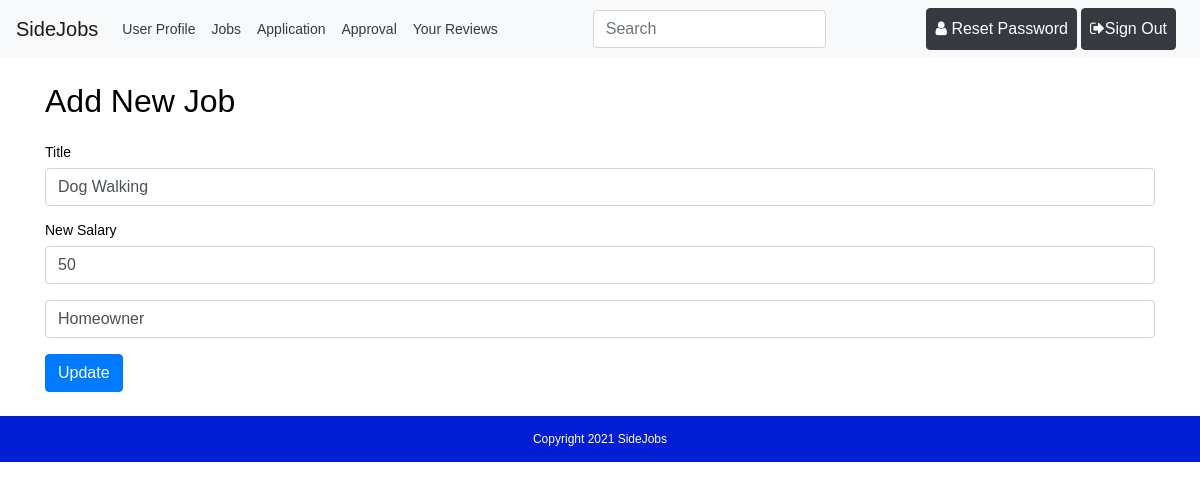
Screenshot of /components/job/employerupdate.php?id=3 (signed in) with the database file from the repository.
### tables this page shows
CREATE TABLE `jobs` (
  `jobID` int(11) NOT NULL,
  `title` varchar(255) NOT NULL,
  `description` varchar(255) NOT NULL,
  `company` varchar(50) NOT NULL,
  `salary` float(50,0) NOT NULL,
  `email` varchar(50) NOT NULL,
  `userID` int(11) DEFAULT NULL
);

### components/job/employerupdate.php (the view, shortened to what this page needs)
<?php
$path = $_SERVER['DOCUMENT_ROOT'];
$path .= "/sidejob/";
require_once($path . 'connect.php');
$id = $_GET['id'];
$SelSql = "SELECT * FROM `jobs` WHERE jobID=$id";
$res = mysqli_query($connection, $SelSql);
$r = mysqli_fetch_assoc($res);
?>
<?php require_once($path . 'templates/header.php') ?>
	<div class="container">
		<h2 class="my-4">Add New Job</h2>
		<form method="post" enctype="multipart/form-data">
			<div class="form-group">
        <label>Title</label>
				<input type="text" class="form-control" name="title" value="<?php echo $r['title'];?>" required/>
      </div>
      <div class="form-group">
        <label>New Salary</label>
				<input type="text" class="form-control" name="salary" value="<?php echo $r['salary'];?>" required/>
      </div>
      <div class="form-group">
        <labelCcompany</label>
				<input type="text" class="form-control" name="company" value="<?php echo $r['company'];?>"/>
      </div>
			<input type="submit" class="btn btn-primary" value="Update" />
		</form>
	</div>
<?php require_once($path . 'templates/footer.php') ?>

### css/style.css (style rules this page uses)
* { color: black; }
html, body { height: 100%; }

### templates/header.php (style rules this page uses)
body { font: 14px sans-serif; }

### rows the page displays
jobs: title "Dog Walking", salary "50", company "Homeowner"
